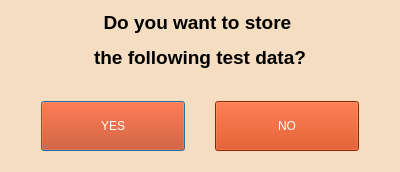
<?xml version="1.0" encoding="UTF-8"?>
<ui version="4.0">
 <class>Dialog</class>
 <widget class="QDialog" name="Dialog">
  <property name="geometry">
   <rect>
    <x>0</x>
    <y>0</y>
    <width>400</width>
    <height>172</height>
   </rect>
  </property>
  <property name="minimumSize">
   <size>
    <width>400</width>
    <height>172</height>
   </size>
  </property>
  <property name="maximumSize">
   <size>
    <width>400</width>
    <height>172</height>
   </size>
  </property>
  <property name="windowTitle">
   <string>Dialog</string>
  </property>
  <property name="styleSheet">
   <string notr="true">background-color: rgb(244, 221, 192);
								color:rgb(0, 0, 0);
							</string>
  </property>
  <layout class="QVBoxLayout" name="verticalLayout">
   <item alignment="Qt::AlignHCenter|Qt::AlignTop">
    <widget class="QLabel" name="label">
     <property name="text">
      <string>&lt;html&gt;&lt;head/&gt;&lt;body&gt;&lt;p align=&quot;center&quot;&gt;&lt;span style=&quot; font-size:14pt; font-weight:600;&quot;&gt;Do you want to store &lt;/span&gt;&lt;/p&gt;&lt;p align=&quot;center&quot;&gt;&lt;span style=&quot; font-size:14pt; font-weight:600;&quot;&gt;the following test data?&lt;/span&gt;&lt;/p&gt;&lt;/body&gt;&lt;/html&gt;</string>
     </property>
    </widget>
   </item>
   <item>
    <layout class="QHBoxLayout" name="horizontalLayout">
     <property name="spacing">
      <number>30</number>
     </property>
     <property name="leftMargin">
      <number>30</number>
     </property>
     <property name="topMargin">
      <number>20</number>
     </property>
     <property name="rightMargin">
      <number>30</number>
     </property>
     <property name="bottomMargin">
      <number>10</number>
     </property>
     <item>
      <widget class="QPushButton" name="store_data_yes_button">
       <property name="minimumSize">
        <size>
         <width>0</width>
         <height>50</height>
        </size>
       </property>
       <property name="styleSheet">
        <string notr="true">background-color:rgb(204, 51, 0);
color: rgb(255, 255, 255);
font: 14pt &quot;MS Shell Dlg 2&quot;;
															</string>
       </property>
       <property name="text">
        <string>YES</string>
       </property>
      </widget>
     </item>
     <item>
      <widget class="QPushButton" name="store_data_no_button">
       <property name="minimumSize">
        <size>
         <width>0</width>
         <height>50</height>
        </size>
       </property>
       <property name="styleSheet">
        <string notr="true">background-color:rgb(204, 51, 0);
color: rgb(255, 255, 255);
font: 14pt &quot;MS Shell Dlg 2&quot;;
															</string>
       </property>
       <property name="text">
        <string>NO</string>
       </property>
      </widget>
     </item>
    </layout>
   </item>
  </layout>
 </widget>
 <resources/>
 <connections/>
</ui>
